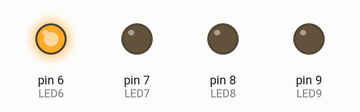
A sketch run on a simulated Arduino Uno, built with avr-gcc and run on an emulated ATmega328P. Parts: output pins drawn as LEDs (lit = HIGH).

Above: at 0.1 s.
At 1.1 s:
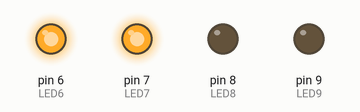
At 3.1 s:
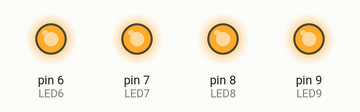
At 5.1 s:
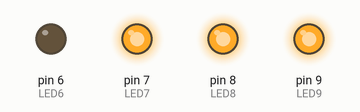
At 7.1 s:
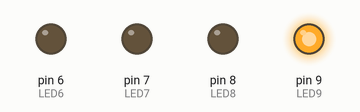
At 26.3 s:
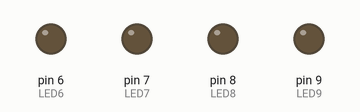
Timing chart, 0 to 40.0 s (numbered marks = the images above):
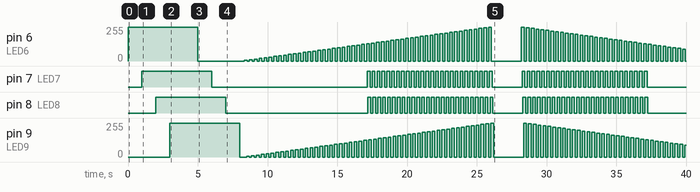

Measured:
- by itself, pin 6 (LED6): 0/255 → 255/255 at 0.00 s, → 0/255 5.0 s later, → 5/255 3.4 s later, → 0/255 0.20 s later, … (172 changes in this stretch)
- by itself, pin 7 (LED7): LOW → HIGH at 1.0 s, → LOW 5.0 s later, → HIGH 11.2 s later, → LOW 0.20 s later, … (106 changes in this stretch)
- by itself, pin 8 (LED8): LOW → HIGH at 2.0 s, → LOW 5.0 s later, → HIGH 10.2 s later, → LOW 0.20 s later, … (106 changes in this stretch)
- by itself, pin 9 (LED9): 0/255 → 255/255 at 3.0 s, → 0/255 5.0 s later, → 5/255 0.50 s later, → 0/255 0.20 s later, … (171 changes in this stretch)

The sketch:

EncenderFocosBrillo.ino
```cpp
#define LED6 6
#define LED7 7
#define LED8 8
#define LED9 9
#define DELAY 1000
#define DELAY_CAMBIO 50
#define BRILLO_MAX 255
#define INTERVALO 5
#define DELAY_INVERSO 2000


void setup() {
  pinMode(LED6, OUTPUT);
  pinMode(LED7, OUTPUT);
  pinMode(LED8, OUTPUT);
  pinMode(LED9, OUTPUT);
}

void loop() {
  //Enciende
  digitalWrite(LED6, HIGH);
  delay(DELAY);
  digitalWrite(LED7, HIGH);
  delay(DELAY);
  digitalWrite(LED8, HIGH);
  delay(DELAY);
  digitalWrite(LED9, HIGH);
  delay(DELAY);
  digitalWrite(LED6, HIGH);
  delay(DELAY);
  //Apaga
  digitalWrite(LED6, LOW);
  delay(DELAY);
  digitalWrite(LED7, LOW);
  delay(DELAY);
  digitalWrite(LED8, LOW);
  delay(DELAY);
  digitalWrite(LED9, LOW);
  //Brillo
  // Incrementa el brillo de 0 to 255
  for (int brillo = 0; brillo <= BRILLO_MAX; brillo += INTERVALO) {
    analogWrite(LED6, brillo);
    delay(DELAY_CAMBIO);
    analogWrite(LED7, brillo);
    delay(DELAY_CAMBIO);
    analogWrite(LED8, brillo);
    delay(DELAY_CAMBIO);
    analogWrite(LED9, brillo);
    delay(DELAY_CAMBIO);
    digitalWrite(LED6, LOW);
    delay(DELAY_CAMBIO);
    digitalWrite(LED7, LOW);
    delay(DELAY_CAMBIO);
    digitalWrite(LED8, LOW);
    delay(DELAY_CAMBIO);
    digitalWrite(LED9, LOW);
  }
  delay(DELAY_INVERSO);

  // Decrementa el brillo de 255 to 0
  for (int brillo = BRILLO_MAX; brillo >= 0; brillo -= INTERVALO) {
    analogWrite(LED6, brillo);
    delay(DELAY_CAMBIO);
    analogWrite(LED7, brillo);
    delay(DELAY_CAMBIO);
    analogWrite(LED8, brillo);
    delay(DELAY_CAMBIO);
    analogWrite(LED9, brillo);
    delay(DELAY_CAMBIO);
    digitalWrite(LED6, LOW);
    delay(DELAY_CAMBIO);
    digitalWrite(LED7, LOW);
    delay(DELAY_CAMBIO);
    digitalWrite(LED8, LOW);
    delay(DELAY_CAMBIO);
    digitalWrite(LED9, LOW);
  }
  delay(DELAY_INVERSO);

}
```
